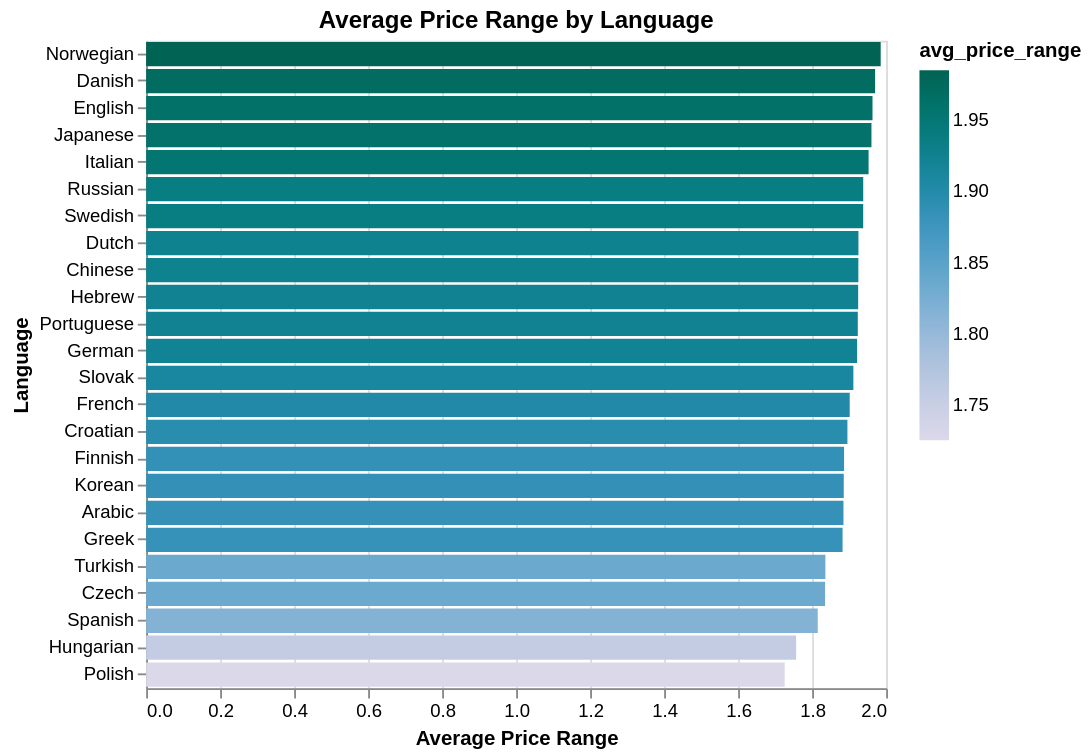

Vega-Lite specification stored for this chart:
### Vega-Lite specification from a JSON file in a GitHub repository (floating-point values rounded to 4 significant figures)
{"config": {"view": {"continuousWidth": 300, "continuousHeight": 300}}, "data": {"name": "data-0cb6ea6a82b06493d0c063b93519134c"}, "mark": {"type": "bar"}, "encoding": {"color": {"field": "avg_price_range", "scale": {"scheme": "purplebluegreen"}, "type": "quantitative"}, "tooltip": [{"field": "avg_price_range", "type": "quantitative"}, {"field": "count_reviews", "type": "quantitative"}], "x": {"field": "avg_price_range", "title": "Average Price Range", "type": "quantitative"}, "y": {"field": "language", "sort": "-x", "title": "Language", "type": "nominal"}}, "height": 350, "title": "Average Price Range by Language", "width": 400, "$schema": "https://vega.github.io/schema/vega-lite/v5.17.0.json", "datasets": {"data-0cb6ea6a82b06493d0c063b93519134c": [{"langid": "no", "avg_price_range": 1.985, "count_reviews": 1286, "language": "Norwegian"}, {"langid": "da", "avg_price_range": 1.97, "count_reviews": 1508, "language": "Danish"}, {"langid": "en", "avg_price_range": 1.963, "count_reviews": 106765, "language": "English"}, {"langid": "ja", "avg_price_range": 1.96, "count_reviews": 856, "language": "Japanese"}, {"langid": "it", "avg_price_range": 1.953, "count_reviews": 322593, "language": "Italian"}, {"langid": "ru", "avg_price_range": 1.938, "count_reviews": 4051, "language": "Russian"}, {"langid": "sv", "avg_price_range": 1.938, "count_reviews": 1563, "language": "Swedish"}, {"langid": "nl", "avg_price_range": 1.925, "count_reviews": 4902, "language": "Dutch"}, {"langid": "zh", "avg_price_range": 1.925, "count_reviews": 466, "language": "Chinese"}, {"langid": "he", "avg_price_range": 1.924, "count_reviews": 608, "language": "Hebrew"}, {"langid": "pt", "avg_price_range": 1.923, "count_reviews": 6943, "language": "Portuguese"}, {"langid": "de", "avg_price_range": 1.921, "count_reviews": 9154, "language": "German"}, {"langid": "sk", "avg_price_range": 1.911, "count_reviews": 79, "language": "Slovak"}, {"langid": "fr", "avg_price_range": 1.901, "count_reviews": 34331, "language": "French"}, {"langid": "hr", "avg_price_range": 1.895, "count_reviews": 86, "language": "Croatian"}, {"langid": "fi", "avg_price_range": 1.886, "count_reviews": 211, "language": "Finnish"}, {"langid": "ko", "avg_price_range": 1.885, "count_reviews": 384, "language": "Korean"}, {"langid": "ar", "avg_price_range": 1.885, "count_reviews": 78, "language": "Arabic"}, {"langid": "el", "avg_price_range": 1.882, "count_reviews": 1588, "language": "Greek"}, {"langid": "tr", "avg_price_range": 1.836, "count_reviews": 554, "language": "Turkish"}, {"langid": "cs", "avg_price_range": 1.835, "count_reviews": 212, "language": "Czech"}, {"langid": "es", "avg_price_range": 1.815, "count_reviews": 24452, "language": "Spanish"}, {"langid": "hu", "avg_price_range": 1.757, "count_reviews": 300, "language": "Hungarian"}, {"langid": "pl", "avg_price_range": 1.726, "count_reviews": 1375, "language": "Polish"}]}}
